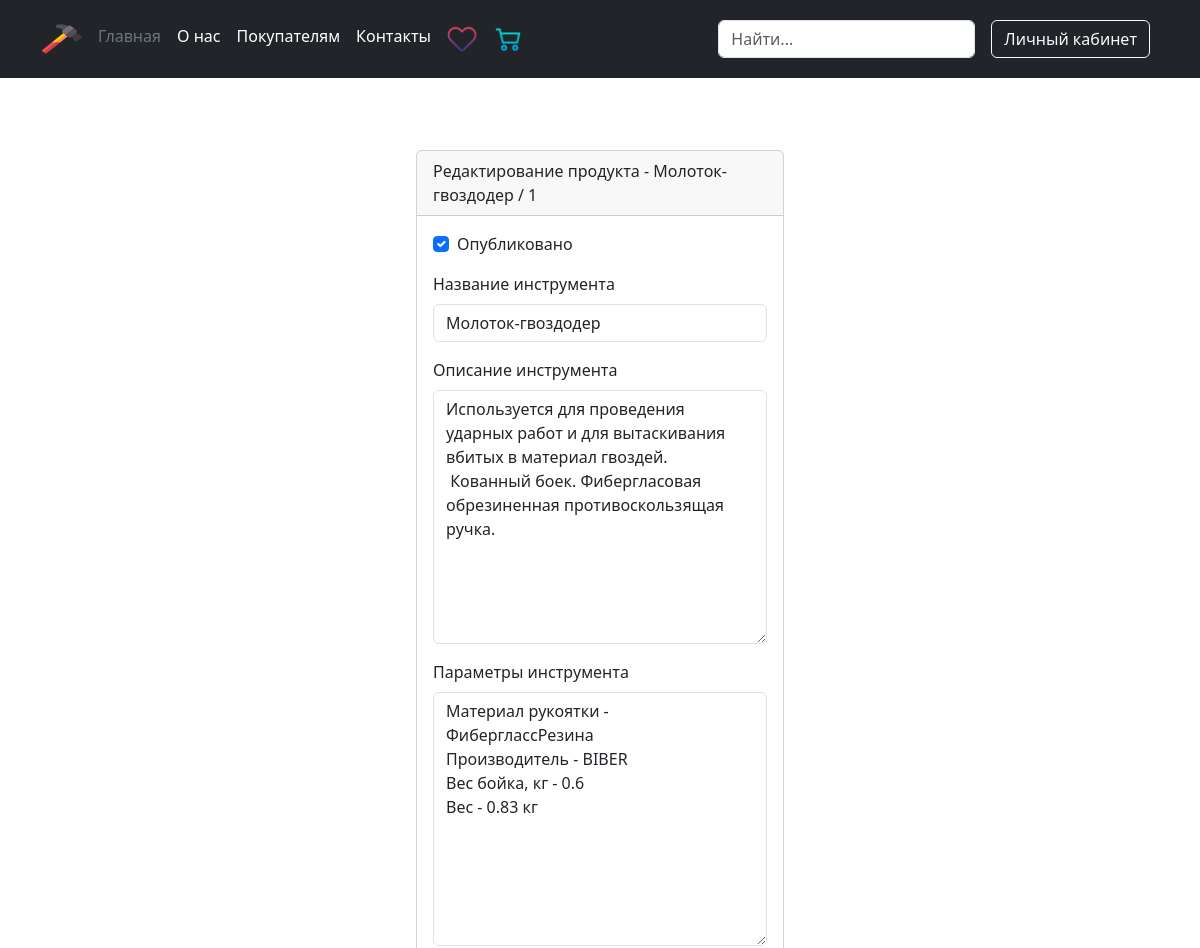
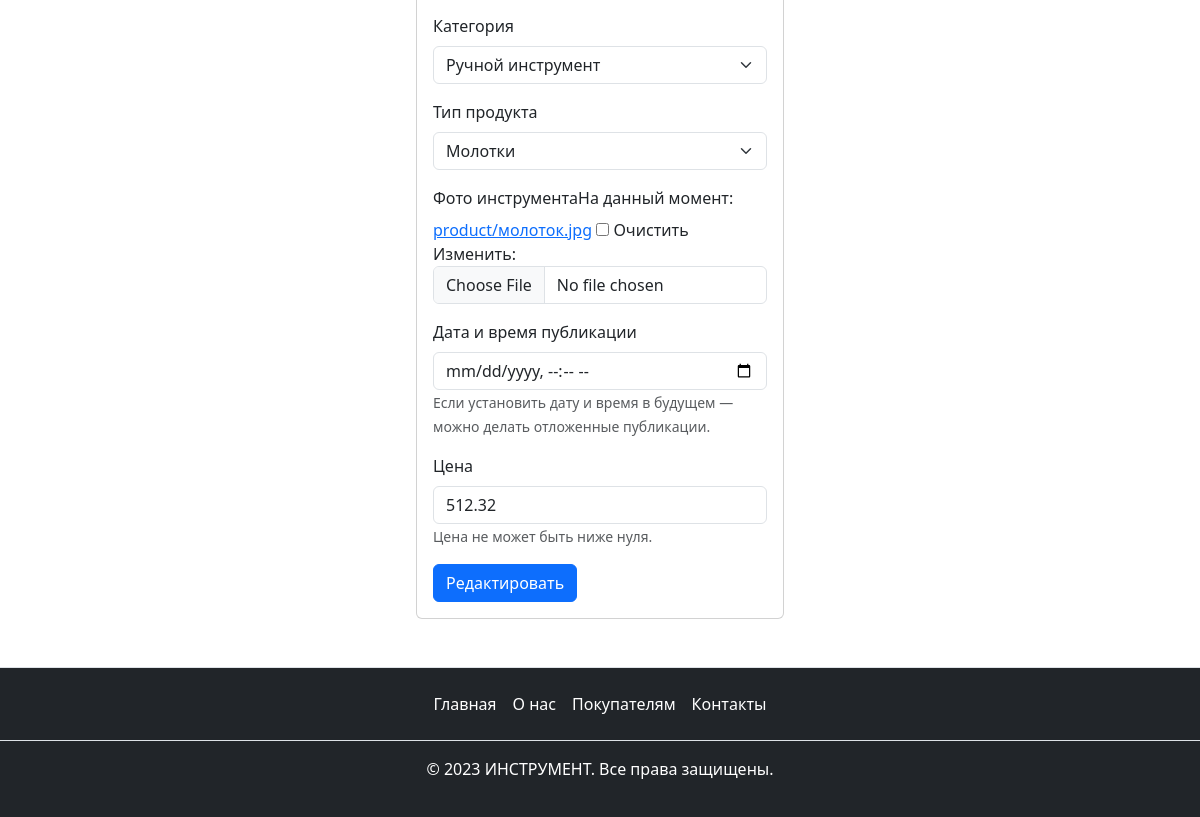
The app's page /products/hand_instrument/hammers/product/1/edit/ (signed in) with its own data (2 pictures, top to bottom).
### main/models.py (models this page shows, shortened)
class Published(models.Model):
    is_published = models.BooleanField(
        default=True,
        verbose_name='Опубликовано',
        help_text='Снимите галочку, чтобы скрыть публикацию.'
    )
    created_at = models.DateTimeField(
        verbose_name='Добавлено',
        auto_now_add=True
    )
    class Meta:
        abstract = True

class Product(Published):
    title = models.CharField(
        max_length=40,
        verbose_name='Название инструмента'
    )
    description = models.TextField(
        verbose_name='Описание инструмента'
    )
    parameters = models.TextField(
        verbose_name='Параметры инструмента'
    )
    category = models.ForeignKey(
        Category,
        on_delete=models.CASCADE,
        verbose_name='Категория',
        related_name='products_category'
    )
    product_type = models.ForeignKey(
        ProductType,
        on_delete=models.CASCADE,
        verbose_name='Тип продукта',
        related_name='products_type'
    )
    image = models.ImageField(
        upload_to='product/',
        null=True,
        blank=True,
        verbose_name='Фото инструмента'
    )
    pub_date = models.DateTimeField(
        verbose_name='Дата и время публикации',
        help_text='Если установить дату и время в будущем'
                  ' — можно делать отложенные публикации.'
    )
    price = models.FloatField(
        verbose_name='Цена',
        validators=[MinValueValidator(0)],
        help_text='Цена не может быть ниже нуля.',
        default=1
    )
    class Meta:
        verbose_name = 'инструмент'
        verbose_name_plural = 'Инструменты'
        ordering = ('pub_date',)

class Category(Published):
    title = models.CharField(
        max_length=40,
        verbose_name='Название категории'
    )
    slug = models.SlugField(
        unique=True,
        verbose_name='Идентификатор',
        help_text='Идентификатор страницы для URL;'
                  ' разрешены символы латиницы, цифры,'
                  ' дефис и подчёркивание.'
    )
    image = models.ImageField(
        upload_to='category/',
        null=True,
        blank=True,
        verbose_name='Фото категории'
    )
    class Meta:
        verbose_name = 'категория'
        verbose_name_plural = 'Категории'
    def __str__(self):
        return self.title

class ProductType(Published):
    title = models.CharField(
        max_length=40,
        verbose_name='Название типа продукта'
    )
    slug = models.SlugField(
        unique=True,
        verbose_name='Идентификатор',
        help_text='Идентификатор страницы для URL;'
                  ' разрешены символы латиницы, цифры,'
                  ' дефис и подчёркивание.'
    )
    category = models.ForeignKey(
        Category,
        on_delete=models.CASCADE,
        verbose_name='Категория',
        related_name='types'
    )
    class Meta:
        verbose_name = 'тип продукта'
        verbose_name_plural = 'Типы продуктов'
    def __str__(self):
        return self.title

### main/views.py (the view)
class ProductUpdateView(
    LoginRequiredMixin,
    PermissionRequiredMixin,
    ProductCreateUpdateDeleteMixin,
    UpdateView
):
    permission_required = 'main.change_product'
    template_name = 'main/product/update_product.html'

### main/forms.py
class ProductForm(forms.ModelForm):
    class Meta:
        model = Product
        fields = '__all__'
        widgets = {
            'pub_date': forms.DateTimeInput(attrs={'type': 'datetime-local'})
        }

### templates/main/product/update_product.html (shortened to what this page needs)
{% extends "base.html" %}
{% load django_bootstrap5 %}
{% block content %}
  <div class="d-flex justify-content-center m-5">
    <div class="card col-4 m-4">
      <div class="card-header">
        Редактирование продукта - {{ object.title }} / {{ object.pk }}
      </div>
      <div class="card-body">
        <form method="post" enctype="multipart/form-data">
          {% bootstrap_form form %}
          {% bootstrap_button button_type="submit" content="Редактировать" %}
        </form>
      </div>
    </div>
  </div>
{% endblock %}

### static_dev/css/main.css (style rules this page uses)
html { position: relative; min-height: 100%; }

### records on screen
Product: title "Молоток-гвоздодер", pk "1", is_published "☑", description "Используется для проведения ударных работ и для вытаскивания вбитых в материал гвоздей. Кованный боек. Фибергласовая обрезиненная противоскользящая ручка.", parameters "Материал рукоятки - ФиберглассРезина Производитель - BIBER Вес бойка, кг - 0.6 Вес - 0.83 кг", category "Ручной инструмент", product_type "Молотки", price "512.32"
